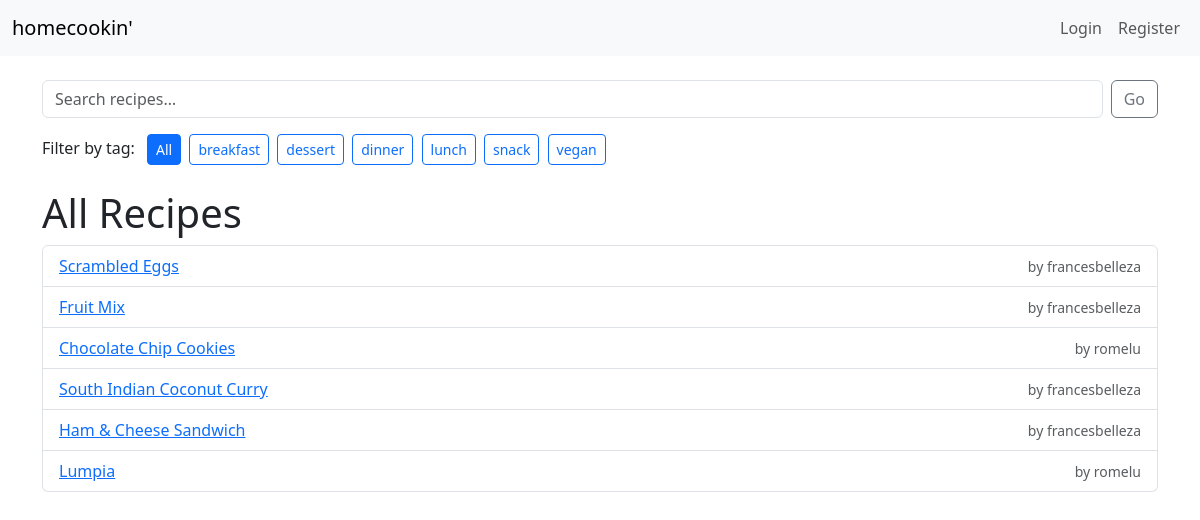
The page / on the database its author committed.
### app/models.py (models this page shows, shortened)
class Tag(db.Model):
    id   = db.Column(db.Integer, primary_key=True)
    name = db.Column(db.String(30), unique=True, nullable=False)
    recipes = db.relationship(
      'Recipe',
      secondary=recipe_tags,
      back_populates='tags',
      lazy = 'dynamic'
    )

class Recipe(db.Model):
    id = db.Column(db.Integer, primary_key=True)
    title = db.Column(db.String(80), nullable = False) #cant be empty
    description = db.Column(db.Text, nullable = False)
    ingredients = db.Column(db.Text, nullable = False)
    instructions = db.Column(db.Text, nullable = False)
    created = db.Column(db.DateTime, default=datetime.utcnow) # use current time
    user_id = db.Column(db.Integer, db.ForeignKey("user.id"), nullable=True)
    ratings  = db.relationship('Rating',  backref='recipe', lazy=True)
    comments = db.relationship('Comment', backref='recipe', lazy=True)
    tags = db.relationship(
        'Tag',
        secondary=recipe_tags,
        back_populates='recipes',
        lazy='select'
    )

class User(db.Model, UserMixin):
    id = db.Column(db.Integer, primary_key=True)
    username = db.Column(db.String(32), unique=True, nullable=False)
    email    = db.Column(db.String(120), unique=True, nullable=False)
    password = db.Column(db.String(32), nullable=False)
    recipes = db.relationship('Recipe', backref='author', lazy=True)
    ratings  = db.relationship('Rating',  backref='user',   lazy=True)    # ← add this
    comments = db.relationship('Comment', backref='user',   lazy=True)
    saved_recipes = db.relationship('Recipe', secondary=saved, backref=db.backref('saved_by', lazy='dynamic'), lazy='dynamic')

### app/routes.py (the view, shortened to what this page needs)
@app.route('/', methods=['GET','POST'])
def home():
    form          = SearchForm()
    tag_name      = request.args.get('tag')     # ?tag=Vegan
    selected_tag  = tag_name
    query = Recipe.query
    recipes  = query.order_by(Recipe.created.desc()).all()
    all_tags = Tag.query.order_by(Tag.name).all()
    return render_template(
        'home.html',
        recipes=recipes,
        form=form,
        all_tags=all_tags,
        selected_tag=selected_tag
    )

### app/forms.py
class SearchForm(FlaskForm):
    query = StringField("Search", validators=[DataRequired()])
    submit = SubmitField("Go")

### app/templates/home.html (shortened to what this page needs)
{% extends "base.html" %}
{% block content %}
  <form method="POST" class="d-flex mb-3">
    {{ form.query(class_="form-control me-2", placeholder="Search recipes…") }}
    {{ form.submit(class_="btn btn-outline-secondary") }}
  </form>
  <div class="mb-4">
    <span class="me-2">Filter by tag:</span>
    <a href="{{ url_for('home') }}"
       class="btn btn-sm {{ not selected_tag and 'btn-primary' or 'btn-outline-primary' }} me-1">
      All
    </a>
    {% for tag in all_tags %}
      <a href="{{ url_for('home', tag=tag.name) }}"
         class="btn btn-sm {{ selected_tag==tag.name and 'btn-primary' or 'btn-outline-primary' }} me-1">
        {{ tag.name }}
      </a>
    {% endfor %}
  </div>
  <h1>All Recipes</h1>
  <ul class="list-group">
    {% for recipe in recipes %}
      <li class="list-group-item d-flex justify-content-between align-items-center">
        <a href="{{ url_for('view_recipe', recipe_id=recipe.id) }}">
          {{ recipe.title }}
        </a>
        <small class="text-muted">by {{ recipe.author.username }}</small>
      </li>
    {% else %}
      <li class="list-group-item">No recipes yet.</li>
    {% endfor %}
  </ul>
{% endblock %}

### rows shown on the page
Tag: name "breakfast"
Tag: name "dessert"
Tag: name "dinner"
Tag: name "lunch"
Tag: name "snack"
Tag: name "vegan"
Recipe: title "Scrambled Eggs", author.username "francesbelleza"
Recipe: title "Fruit Mix", author.username "francesbelleza"
Recipe: title "Chocolate Chip Cookies", author.username "romelu"
Recipe: title "South Indian Coconut Curry", author.username "francesbelleza"
Recipe: title "Ham & Cheese Sandwich", author.username "francesbelleza"
Recipe: title "Lumpia", author.username "romelu"
